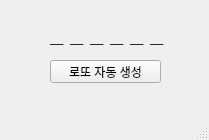
<?xml version="1.0" encoding="UTF-8"?>
<ui version="4.0">
 <class>MainWindow</class>
 <widget class="QMainWindow" name="MainWindow">
  <property name="geometry">
   <rect>
    <x>0</x>
    <y>0</y>
    <width>209</width>
    <height>140</height>
   </rect>
  </property>
  <property name="windowTitle">
   <string>MainWindow</string>
  </property>
  <widget class="QWidget" name="centralwidget">
   <widget class="QLabel" name="lbl1">
    <property name="geometry">
     <rect>
      <x>50</x>
      <y>30</y>
      <width>21</width>
      <height>16</height>
     </rect>
    </property>
    <property name="text">
     <string>__</string>
    </property>
   </widget>
   <widget class="QLabel" name="lbl2">
    <property name="geometry">
     <rect>
      <x>70</x>
      <y>30</y>
      <width>21</width>
      <height>16</height>
     </rect>
    </property>
    <property name="text">
     <string>__</string>
    </property>
   </widget>
   <widget class="QLabel" name="lbl3">
    <property name="geometry">
     <rect>
      <x>90</x>
      <y>30</y>
      <width>21</width>
      <height>16</height>
     </rect>
    </property>
    <property name="text">
     <string>__</string>
    </property>
   </widget>
   <widget class="QLabel" name="lbl4">
    <property name="geometry">
     <rect>
      <x>110</x>
      <y>30</y>
      <width>21</width>
      <height>16</height>
     </rect>
    </property>
    <property name="text">
     <string>__</string>
    </property>
   </widget>
   <widget class="QLabel" name="lbl5">
    <property name="geometry">
     <rect>
      <x>130</x>
      <y>30</y>
      <width>21</width>
      <height>16</height>
     </rect>
    </property>
    <property name="text">
     <string>__</string>
    </property>
   </widget>
   <widget class="QLabel" name="lbl6">
    <property name="geometry">
     <rect>
      <x>150</x>
      <y>30</y>
      <width>21</width>
      <height>16</height>
     </rect>
    </property>
    <property name="text">
     <string>__</string>
    </property>
   </widget>
   <widget class="QPushButton" name="pb">
    <property name="geometry">
     <rect>
      <x>50</x>
      <y>60</y>
      <width>111</width>
      <height>23</height>
     </rect>
    </property>
    <property name="text">
     <string>로또 자동 생성</string>
    </property>
   </widget>
  </widget>
  <widget class="QMenuBar" name="menubar">
   <property name="geometry">
    <rect>
     <x>0</x>
     <y>0</y>
     <width>209</width>
     <height>21</height>
    </rect>
   </property>
  </widget>
  <widget class="QStatusBar" name="statusbar"/>
 </widget>
 <resources/>
 <connections/>
</ui>
